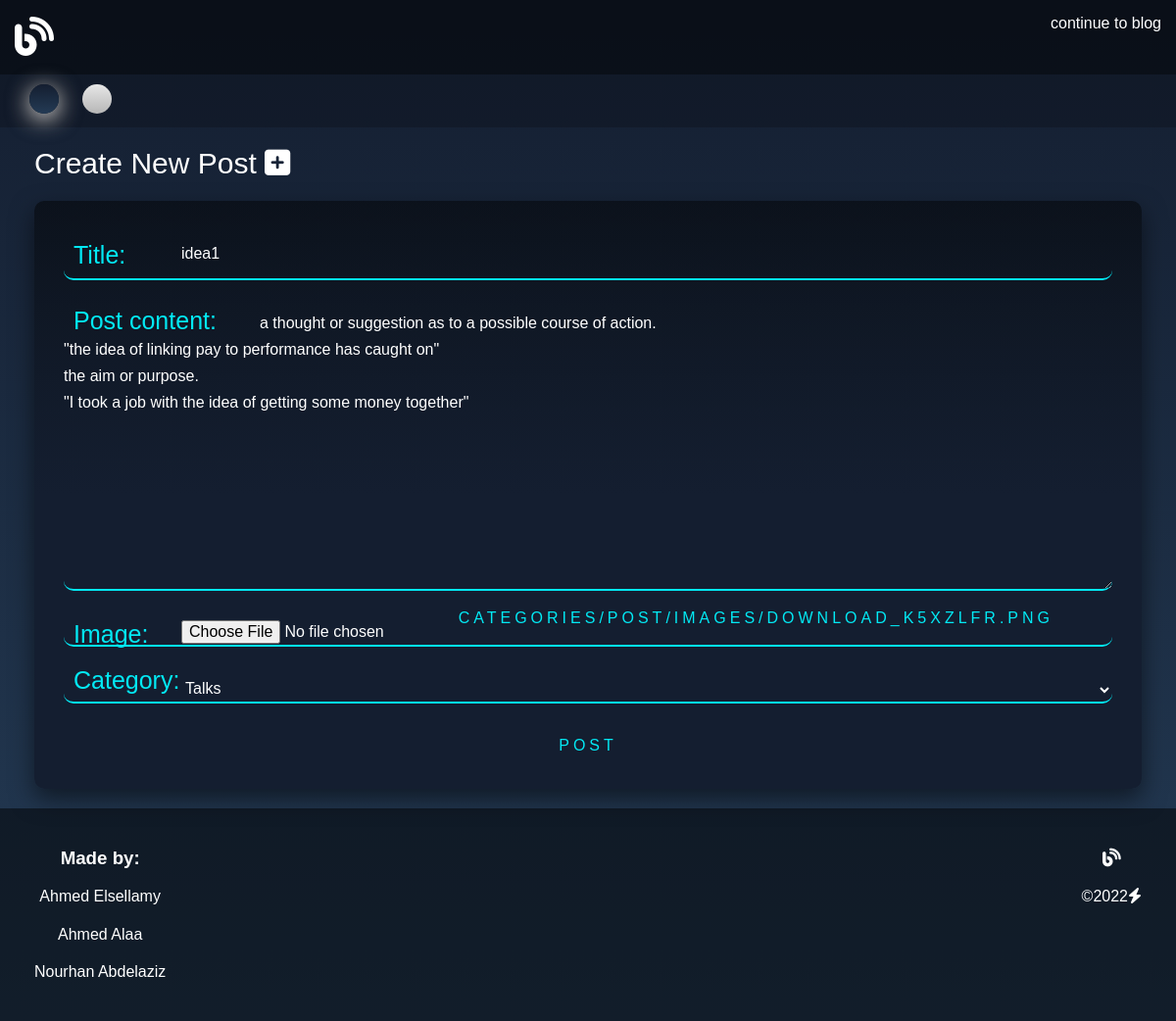
Screenshot of /categories/editpost/24 (signed in) with the database file from the repository.
### categories/models.py (models this page shows, shortened)
class Post(models.Model):
    post_title = models.CharField(
        max_length=20, null=False, verbose_name='title')
    post_image = models.ImageField(
        upload_to='categories/post/images/', null=True, verbose_name='image')
    post_content = models.TextField(null=True)
    post_category_id = models.ForeignKey(
        Category, on_delete=models.CASCADE, null=True, verbose_name='category')
    tags = TaggableManager()
    post_user_id = models.ForeignKey(
        User, on_delete=models.CASCADE, null=True, verbose_name='user')
    post_created_at = models.DateTimeField(auto_now_add=True, null=True)
    post_updated_at = models.DateTimeField(auto_now=True, null=True)
    likes = models.ManyToManyField(User, related_name='likes', blank=True)
    dislikes = models.ManyToManyField(
        User, related_name='dislikes', blank=True)

### categories/views.py (the view, shortened to what this page needs)
# urls.py: path('editpost/<int:pk>', PostUpdate.as_view(), name='edit-post'),
@method_decorator(staff_member_required, name='dispatch')
class PostUpdate(UpdateView):
    model = Post
    form_class = PostForm
    template_name = 'categories/posts/create_post.html'
    def dispatch(self, request, *args, **kwargs):
        obj = self.get_object()
        if obj.post_user_id != self.request.user:
            raise Http404("You are not allowed to edit this Post")
        return super(PostUpdate, self).dispatch(request, *args, **kwargs)

### categories/forms.py
class PostForm(forms.ModelForm):
    class Meta:
        model = Post
        fields = ('post_title', 'post_content', 'post_image', 'tags', 'post_category_id', )

### categories/models.py (called while the page is built)
    def __str__(self):
        return self.category_name

### templates/categories/posts/create_post.html (shortened to what this page needs)
{% extends 'global/base.html' %}
{% load static %}
{% block styles %}
<link rel="stylesheet" href="{% static 'categories/styles/post_styles.css' %}">
{% endblock %}
{% block continuetoblog %}
<p><a href="{% url 'home' %}" style="text-decoration: none; color:var(--text-color)">continue to blog</a></p>
{% endblock %}
{% block main %}
    <main>
        <div class="container">
            <h2>Create New Post <i class="fa-solid fa-square-plus"></i></h2>
            <div class="post-box">
                <form method="post" novalidate enctype="multipart/form-data">
                    {% include 'global/forms.html' %}
                    <button type="submit">
                        Post
                    </button>
            </form>
        </div>
    </div>
</main>
{% endblock %}

### templates/global/forms.html
{% load widget_tweaks %}
{% for field in form %}
<div class="user-box">
    {% if form.is_bound %}
        {% if field.errors %}
            {{ field }}
            {{ field.label_tag }}
            {% for error in field.errors %}
                <div class="error-message">
                    {{ error }}
                </div>
            {% endfor %}
        {% else %}
            {{ field }}
            {{ field.label_tag }}
        {% endif %}
    {% else %}
        {{ field }}
        {{ field.label_tag }}
    {% endif %}
</div>
{% endfor %}

### static/global/styles/main.css (style rules this page uses)
:root { --main-color: #03e9f4; --back-color-1: #141e30; --back-color-2: #243b55; --text-color: #fff; --box-color: rgba(0, 0, 0, 0.5); }
* { box-sizing: border-box; margin: 0; padding: 0; }
body { font-family: sans-serif; background: linear-gradient(var(--back-color-1), var(--back-color-2)); }
.container { margin-left: auto; margin-right: auto; padding-left: 10px; padding-right: 10px; }
@media (min-width: 576px) { .container { width: 570px; } }
@media (min-width: 768px) { .container { width: 750px; } }
@media (min-width: 992px) { .container { width: 980px; } }
@media (min-width: 1200px) { .container { width: 1190px; } }
main { position: relative; }

### static/categories/styles/post_styles.css (style rules this page uses)
main .container h2 { color: var(--text-color); padding: 20px 20px 0; font-size: 30px; font-weight: 500; }
main .container .post-box { padding: 20px; background: linear-gradient(var(--box-color), var(--back-color-1), var(--back-color-1)); box-shadow: 0 10px 25px var(--box-color); border-radius: 10px; -webkit-border-radius: 10px; -moz-border-radius: 10px; -ms-border-radius: 10px; -o-border-radius: 10px; margin: 20px; }
main .container .post-box form { height: 70vh; display: grid; grid-template-rows: 1.5fr 6.5fr 1fr 1fr 1fr; gap: 10px; }
main .container .post-box form .user-box { position: relative; }
main .container .post-box form .user-box input, main .container .post-box form .user-box textarea, main .container .post-box form .user-box select { height: calc(100% - 20px); margin: 10px; border: none; outline: none; background-color: transparent; border-radius: 10px; -webkit-border-radius: 10px; -moz-border-radius: 10px; -ms-border-radius: 10px; -o-border-radius: 10px; width: calc(100% - 20px); text-indent: 120px; color: var(--text-color); border-bottom: 2px solid var(--main-color); }
main .container .post-box form .user-box label { position: absolute; left: 20px; color: var(--main-color); font-size: 25px; }
main .container .post-box form .user-box textarea + label { top: 7px; }
main .container .post-box form .user-box input + label { top: 50%; transform: translateY(-50%); -webkit-transform: translateY(-50%); -moz-transform: translateY(-50%); -ms-transform: translateY(-50%); -o-transform: translateY(-50%); }
main .container .post-box form .user-box textarea { text-indent: 200px; line-height: 1.7; }
main .container .post-box form .user-box a { position: absolute; bottom: 20px; right: 50px; }
main .container .post-box form button, main .container .post-box form a { position: relative; display: inline-block; padding: 10px 20px; background: transparent; color: var(--main-color); font-size: 16px; text-decoration: none; text-transform: uppercase; border: none; outline: none; overflow: hidden; transition: .5s; letter-spacing: 4px; text-align: center; }

### rows the page displays
Post: form "idea1" "a thought or suggestion as to a possible course of action. \"the idea of linking pay to performance has caught on\" the aim or purpose. \"I took a job with the idea of getting some money together\"" "Talks"

### other values shown
{{ field.label_tag }} "Title:" "Post content:" "Image:" "Category:"
